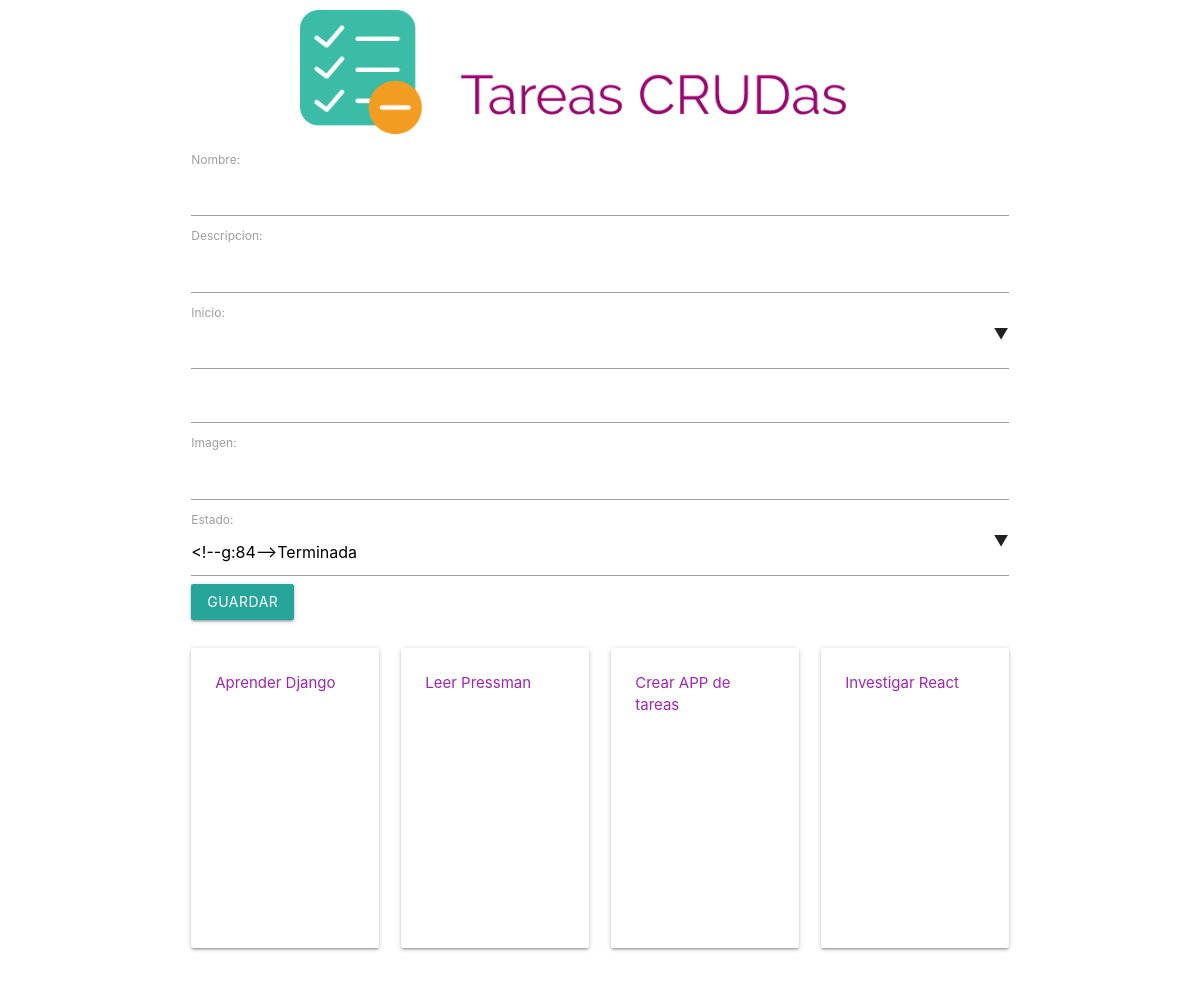
Page /tareas/ on the earlier database version.
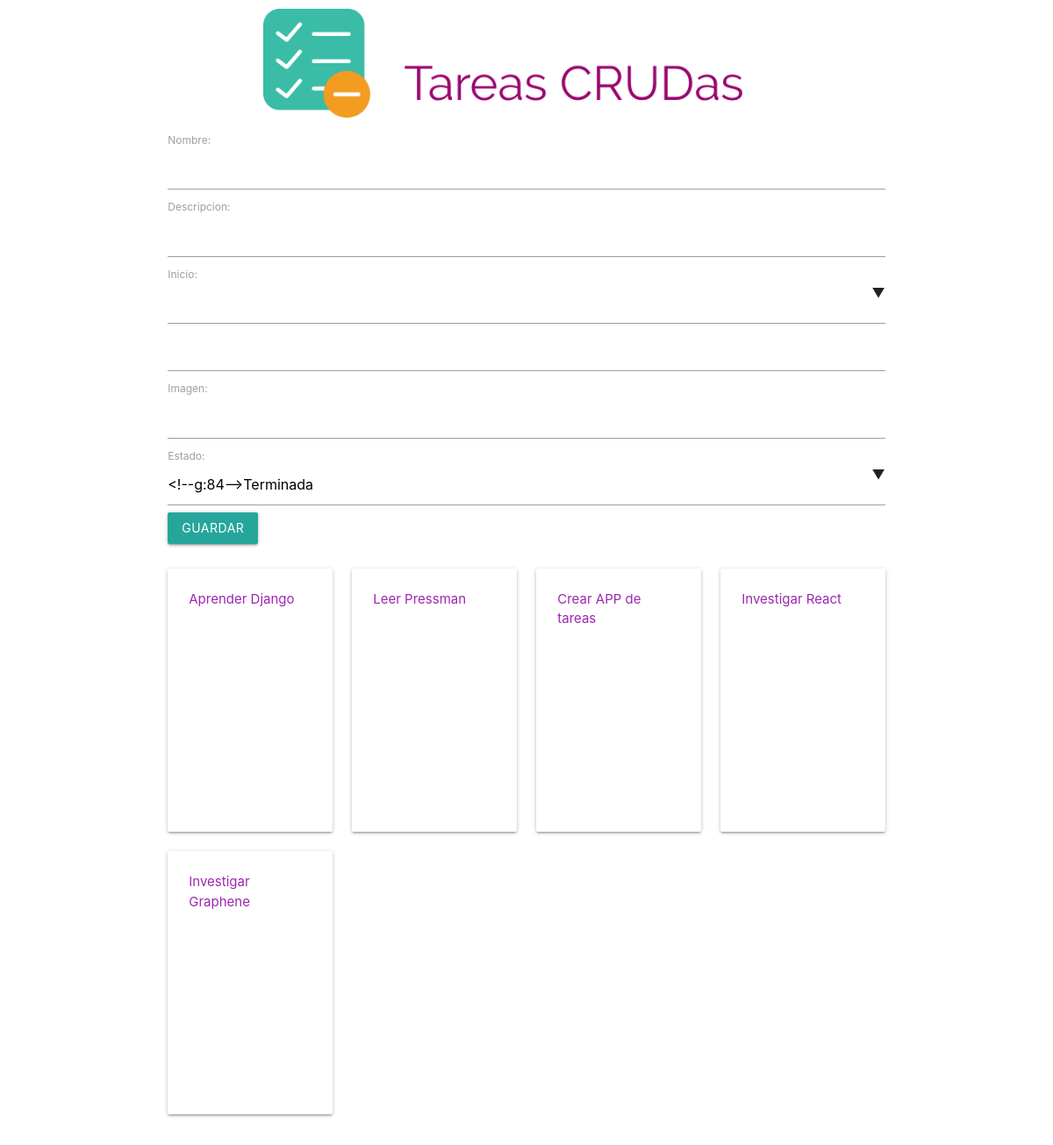
Same page on the later database version.
### main_app/models.py (models this page shows, shortened)
class Tarea(models.Model):
    nombre = models.CharField(max_length = 50)
    descripcion = models.CharField(max_length = 50)
    inicio = models.DateTimeField()
    termino = models.DateTimeField(auto_now_add=False, blank=True,null=True)
    TERMINADA = 'terminada'
    PENDIENTE = 'pendiente'
    CANCELADA = 'cancelada'
    LIMITE = 'limite'
    ESTADOS_TAREAS = (
        (TERMINADA, 'Terminada'),
        (PENDIENTE, 'Pendiente'),
        (CANCELADA, 'Cancelada'),
        (LIMITE, 'Limite'),
    )
    estado = models.CharField(
        choices = ESTADOS_TAREAS,
        default = PENDIENTE,
        max_length = 30
    )
    img = models.CharField(max_length=255,blank=True)

### main_app/views.py (the view)
# urls.py: url(r'^tareas/$', views.tareas, name='tareas'),
def tareas(request):
    listado_tareas = Tarea.objects.all()
    form = TareaForm()
    return render(request,'tareas.html',{'tareas':listado_tareas,'form':form})

### main_app/forms.py
class TareaForm(forms.Form):
    nombre = forms.CharField(label = 'Nombre',max_length = 50)
    descripcion = forms.CharField(label = 'Descripcion',max_length = 50)
    inicio = forms.DateTimeField(
        label = 'Inicio',
        widget=forms.Select(attrs={'class': "dropdown-button"}),
    )
    termino = forms.DateTimeField(label = 'Termino')
    TERMINADA = 'terminada'
    PENDIENTE = 'pendiente'
    CANCELADA = 'cancelada'
    LIMITE = 'limite'
    ESTADOS_TAREAS = (
        (TERMINADA, 'Terminada'),
        (PENDIENTE, 'Pendiente'),
        (CANCELADA, 'Cancelada'),
        (LIMITE, 'Limite'),
    )
    img = forms.CharField(label = 'Imagen', max_length=255)
    estado = forms.ChoiceField(label = 'Estado',
        choices = ESTADOS_TAREAS,
        widget=forms.Select(attrs={'class': "dropdown-button"}),
    )

### main_app/templates/tareas.html (shortened to what this page needs)
{% extends "base_main_app.html" %}
{% block body %}
<div class="container">
  <div class="row">
    <div class="col s12">
      <form action="POST">
        {{ form }}
        <input type="submit" class="btn" value="Guardar">
      </form>
    </div>
</div>
</div>
<div class="container">
    <div class="row">
        {% for tarea in tareas %}
        <div class="col s6 m4 l3">
            <div class="card small">
                <div class="card-content">
                    <p><a class="purple-text" href="{{tarea.id}}">{{tarea.nombre}}</a></p>
                </div>
            </div>
        </div>
        {% endfor %}
    </div>
</div>
{% endblock body %}

Differences in the rows shown:
added Tarea: nombre "Investigar Graphene"
